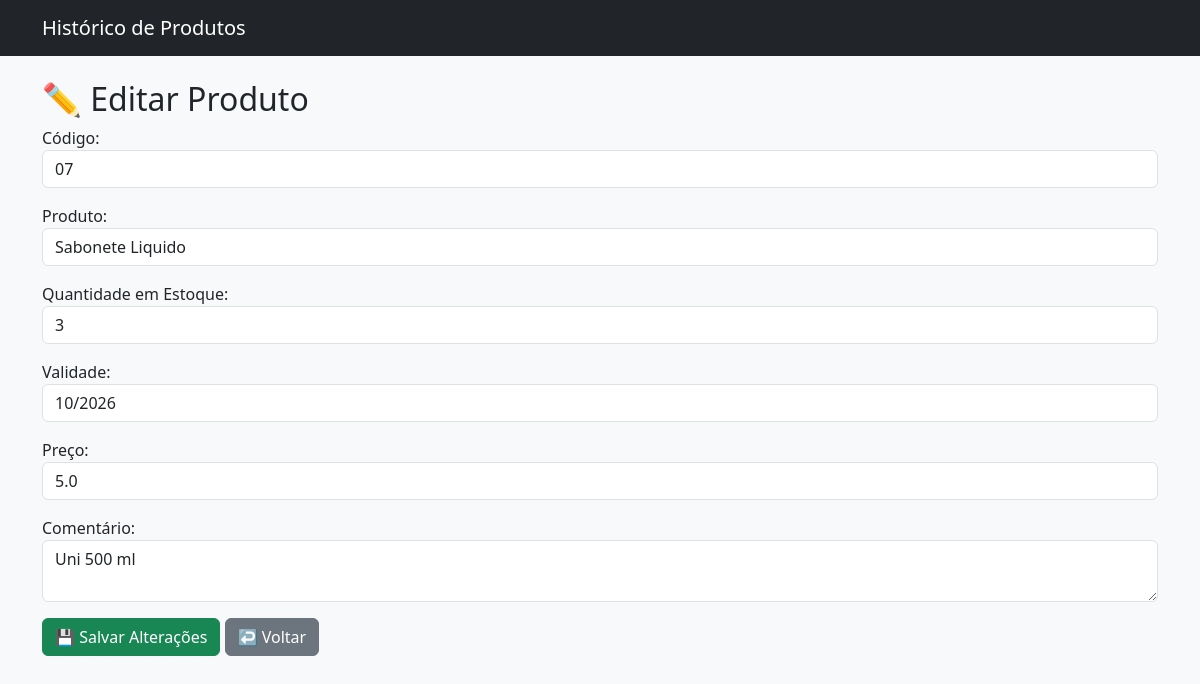
The page /editproduct/3 (signed in) on the database its author committed.
### app.py (models this page shows)
class Item(db.Model):
    id = db.Column(db.Integer, primary_key=True)
    codigo = db.Column(db.String(20), unique=True, nullable=False)
    produto = db.Column(db.String(100), nullable=False)
    quantidade_estoque = db.Column(db.Integer, nullable=False)
    validade = db.Column(db.String(20))
    preco = db.Column(db.Float)
    comentario = db.Column(db.String(255))  # <-- Adicionado

### app.py (the view, shortened to what this page needs)
@app.route('/editproduct/<int:id>', methods=['GET', 'POST'])
def editproduct(id):
    item = Item.query.get_or_404(id)
    return render_template('editproduct.html', item=item)

### templates/editproduct.html
{% extends "history.html" %}
{% block content %}
<div class="container mt-4">
    <h2>✏️ Editar Produto</h2>
    <form method="POST">
        <div class="mb-3">
            <label>Código:</label>
            <input type="text" name="codigo" value="{{ item.codigo }}" class="form-control" required>
        </div>
        <div class="mb-3">
            <label>Produto:</label>
            <input type="text" name="produto" value="{{ item.produto }}" class="form-control" required>
        </div>
        <div class="mb-3">
            <label>Quantidade em Estoque:</label>
            <input type="number" name="quantidade" value="{{ item.quantidade_estoque }}" class="form-control" required>
        </div>
        <div class="mb-3">
            <label>Validade:</label>
            <input type="text" name="validade" value="{{ item.validade }}" class="form-control">
        </div>
        <div class="mb-3">
            <label>Preço:</label>
            <input type="number" step="0.01" name="preco" value="{{ item.preco }}" class="form-control">
        </div>
        <div class="mb-3">
            <label>Comentário:</label>
            <textarea name="comentario" class="form-control">{{ item.comentario }}</textarea>
        </div>
        <button type="submit" class="btn btn-success">💾 Salvar Alterações</button>
        <a href="{{ url_for('index') }}" class="btn btn-secondary">↩️ Voltar</a>
    </form>
</div>
{% endblock content %}

### rows shown on the page
Item: codigo "07", produto "Sabonete Liquido", quantidade "3", validade "10/2026", preco "5.0", comentario "Uni 500 ml"
